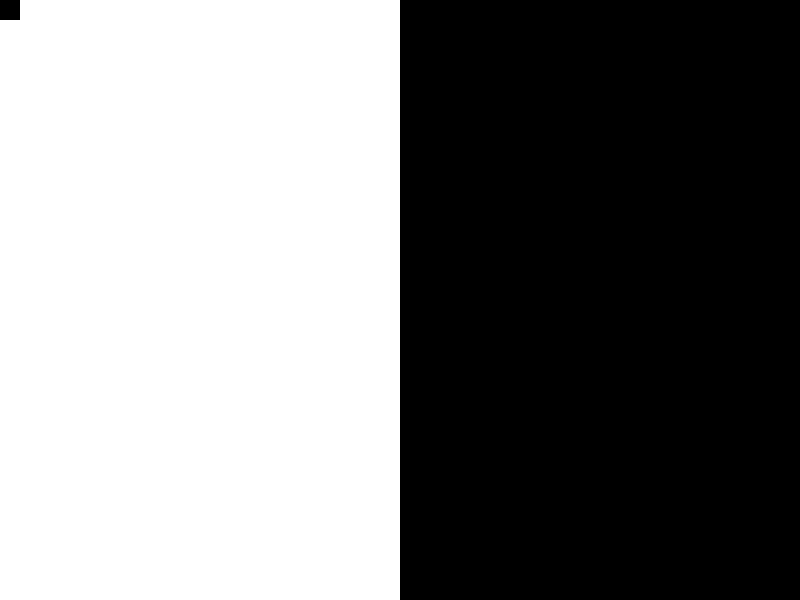
Frame 1 (no input)
Frame 60 (the mouse pressed at the canvas centre just before this capture): identical to frame 1, image omitted
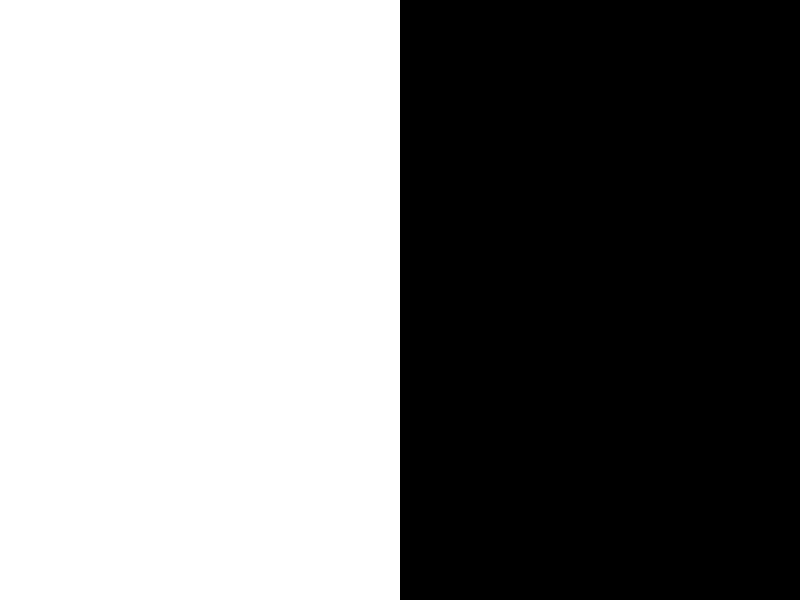
Frame 120 (the mouse held since frame 60 and released just before this capture)

The Processing sketch that drew these frames (run headless with seeded random() and noise(); from frame 60 on, the mouse is pressed at the canvas centre):

// Processing sketch: Day2_v3
// ── Day2_v3.pde
int xPos;
int rightColor;
int leftColor;
int inverseRight;
int inverseLeft;
boolean mouseOverCenter;

void setup(){
  size(800,600);
  xPos = width/2;
}

void draw(){
  rightColor = 0;
  leftColor = 255;
  
  if (mouseX <= xPos){
    mouseOverCenter = true;
  }
  else if(mouseX >= xPos){
    mouseOverCenter = false;
  }
  if (mouseOverCenter == true){
    rightColor = 0;
    leftColor = 255;
  }
  else if (mouseOverCenter == false){
    rightColor = 255;
    leftColor = 0;
  }
  
  noStroke();
  fill(leftColor);
  rect(0,0,width/2,height);
  fill(rightColor);
  rect(width/2,0,width/2,height);
  fill(inverseRight);
  rect(mouseX,mouseY,20,20);
}
